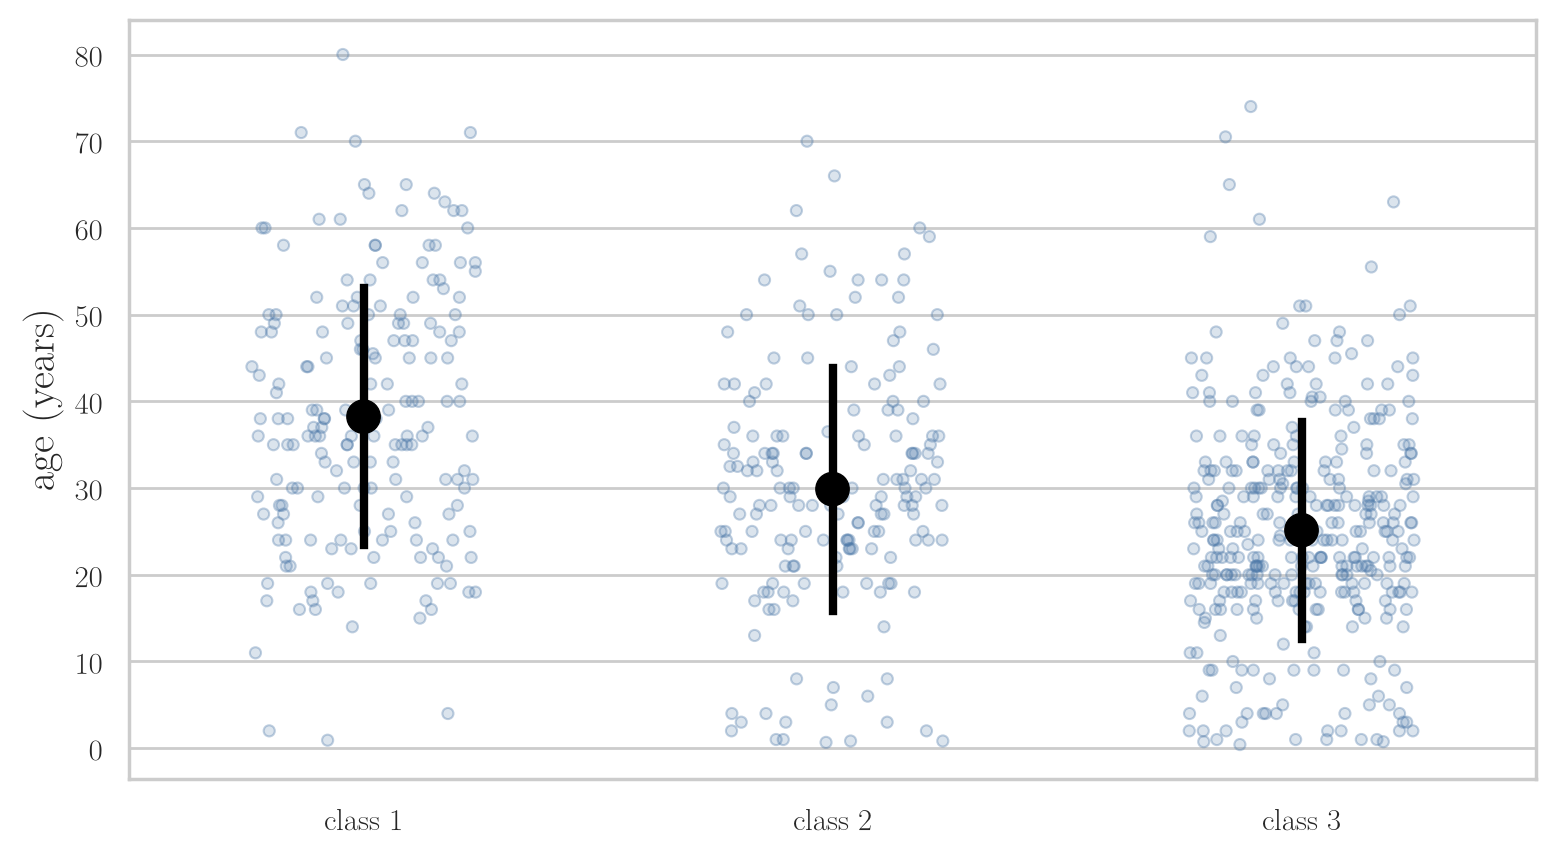

Reproduce this figure in Python.
"""Age of Titanic passengers by class (714 with a known age): every passenger as a jittered dot, with the class mean
and one standard deviation either side in black."""
from pathlib import Path
import pandas as pd
import seaborn as sns
import seaborn.objects as so

here = Path(__file__).parent
titanic = pd.read_csv(here.parent / "data" / "titanic_train.csv").dropna(subset=["Age"])
titanic["class"] = "class " + titanic["Pclass"].astype(str)
titanic = titanic.sort_values("class")
plot = (
    so.Plot(titanic, x="class", y="Age")
    .add(so.Dots(color="#4C78A8", alpha=0.35, pointsize=4), so.Jitter(0.6))
    .add(so.Range(color="black", linewidth=3), so.Est(errorbar="sd"))
    .add(so.Dot(color="black", pointsize=12), so.Agg())
    .label(x="", y="age (years)")
    .layout(size=(8, 4.5))
    .theme({**sns.axes_style("whitegrid"), "font.family": "Latin Modern Roman", "font.size": 14,
            "axes.labelsize": 15})
)
plot.save(here / "titanic_age_class.png", dpi=200, bbox_inches="tight")
plot.save(here / "titanic_age_class.pdf", bbox_inches="tight")
